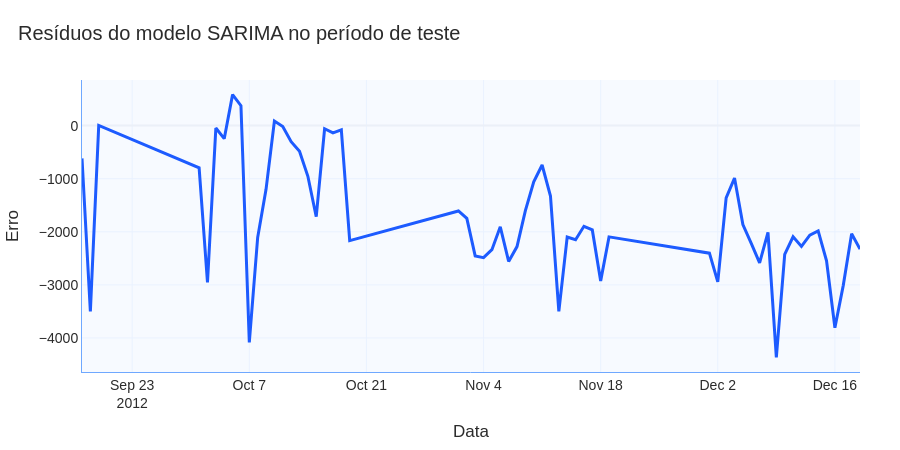

Notebook code cell kept with this figure:
### Markdown cell above
### 06.14 Resíduos do SARIMA

### Code cell
teste["residuo_sarima"] = teste["demanda"] - teste["previsao_sarima"]

fig = grafico_linha_padrao(
    df=teste,
    x="data_hora",
    y="residuo_sarima",
    titulo="Resíduos do modelo SARIMA no período de teste",
    labels={
        "data_hora": "Data",
        "residuo_sarima": "Erro"
    },
    altura=450
)

fig.show()
